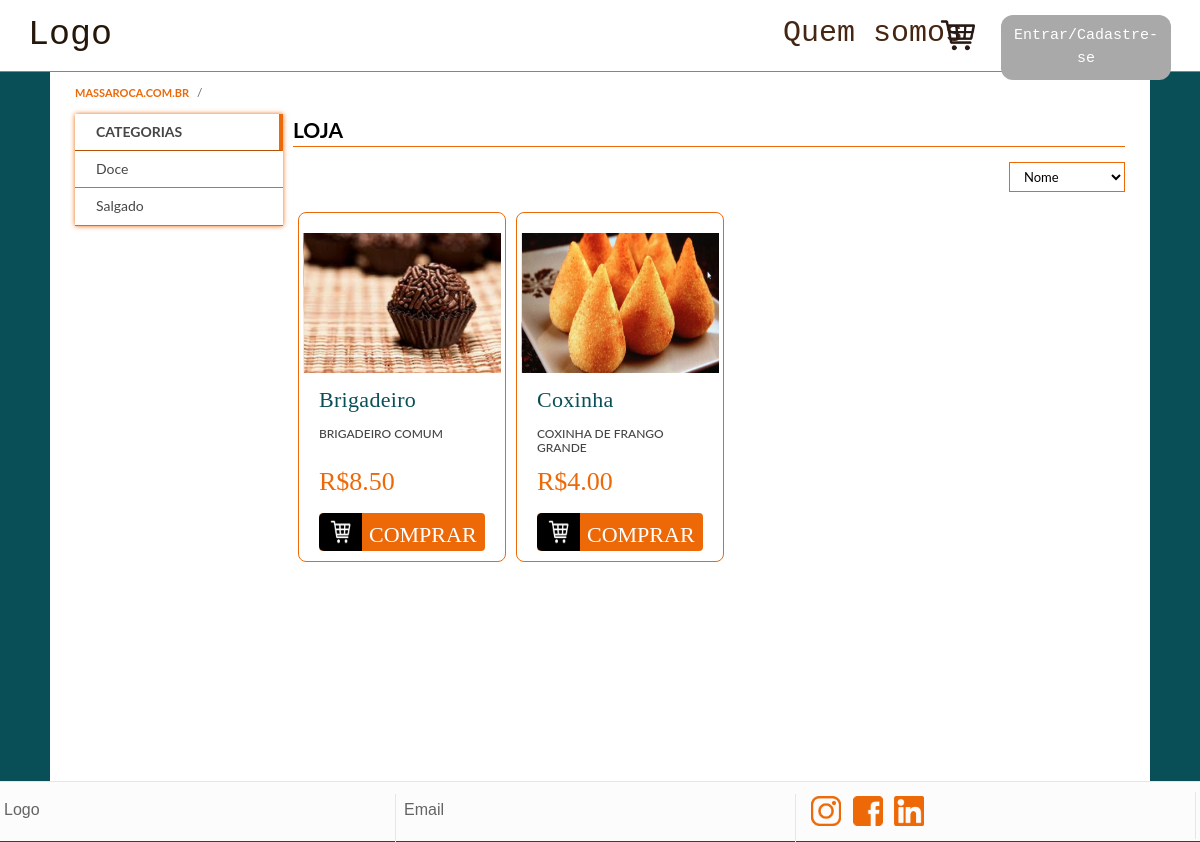
Before: /loja/ with the older database file.
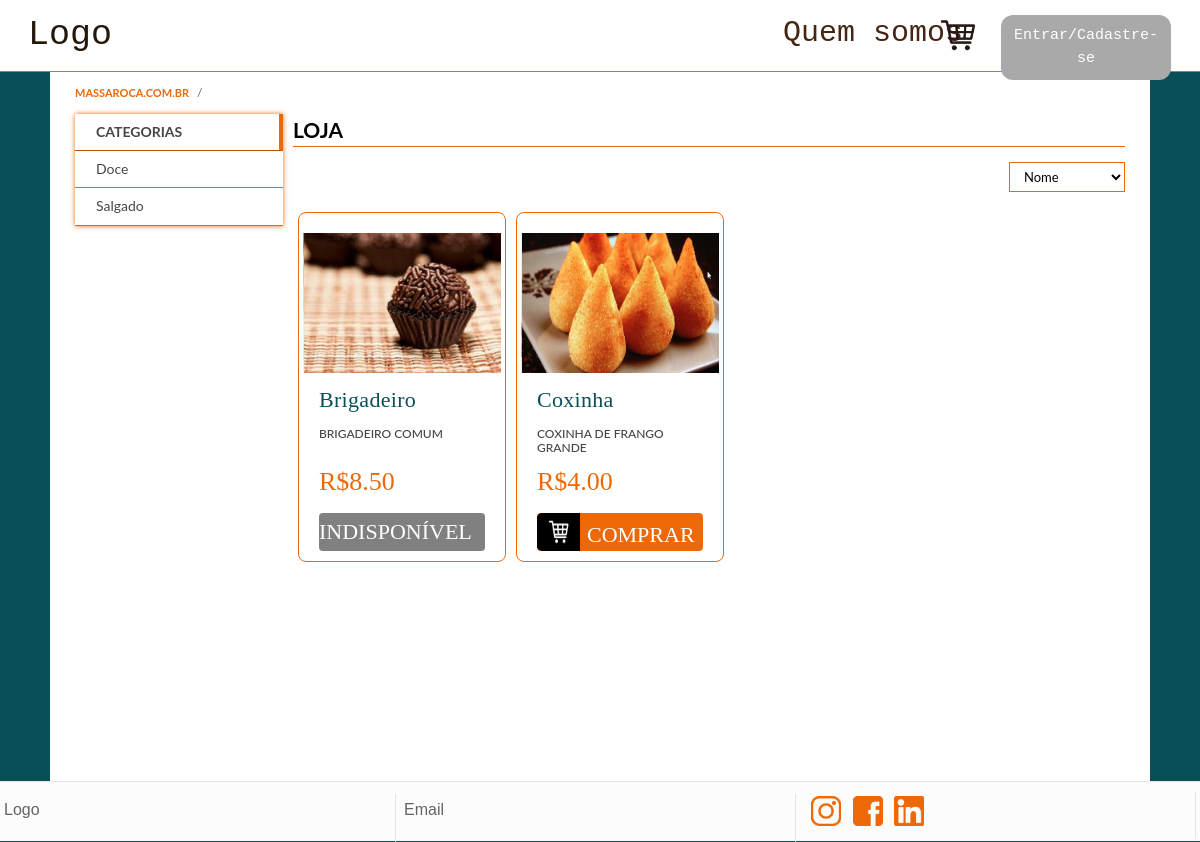
After: the same page with the newer database file.
### loja/models.py (models this page shows, shortened)
class Produtos(models.Model):
    disponivel_escolha = [
    ('Sim','Sim'),
    ('Não','Não'),
    ]
    Nome = models.CharField(max_length=128)
    Categoriateste = models.ForeignKey(Categorias ,on_delete=models.CASCADE, default=0)
    Descrição = models.CharField(max_length=1024)
    Fotos = models.ImageField(upload_to='loja/static/produtos/fotos/')
    Fotos_2 = models.ImageField(upload_to='loja/static/produtos/fotos/')
    Preço = models.DecimalField(max_digits=10, decimal_places=2)
    Disponivel = models.CharField(max_length=8,choices=disponivel_escolha, default='Sim')

### loja/views.py (the view)
# urls.py: path("loja/", views.loja_principal, name="loja"),
def loja_principal(request, ordem="Nome"):
    try:
        produtos = Produtos.objects.order_by(ordem)
        categorias = Categorias.objects.all()
    except KeyError:
        return render(request, "loja/erro.html")
    context = {
        "produtos": produtos,
        "categorias": categorias,
        "log": request.user.is_authenticated,
        "username": request.user
    }
    return render(request, "loja/loja.html", context)

### loja/models.py (called while the page is built)
    def __str__(self):
        return self.Nome

### loja/templates/loja/loja.html (shortened to what this page needs)
{% extends "loja/layout.html" %}
{% load static %}
{% block body %}
    <div class="pre blocos" style="min-height:0;">
        <ul class="local">
            <li><a class="local_item" href="{% url 'index' %}"><strong>massaroca.com.br</strong></a></li>
        </ul>
    </div>
    <div class="blocos">
        <div class="principal">
            <div class="ferramentas">
                <div class="titulo">
                    {% if cat == None %}
                    Loja
                    {% else %}
                    {{ cat }}
                    {% endif %}
                </div>
                <div class="ordenar">
                    <select id="ordem" onchange="location = this.value;" class="escolher-ordem" data-role="sorter">
                        <option value="{% url 'loja_ordem' 'Nome' %}">Nome</option>
                    </select>
                </div>
            </div>
                <div class="conteudo">
                    <div class="produtos">
                        {% for produto in produtos %}
                        <li>
                            <div class="prod">
                                {% if cat == None %}
                                <img src="../{{produto.Fotos.url|slice:'5:'}}" alt="produto" class="produto_foto_top"/>
                                {% else %}
                                <img src="../../{{produto.Fotos.url|slice:'5:'}}" alt="produto" class="produto_foto_top"/>
                                <img src="../../{{produto.Fotos_2.url|slice:'5:'}}" alt="produto" class="produto_foto_bottom"/>
                                {% endif %}
                                <div class="produto_texto">
                                    <h2 class="produto_titulo"><a class="redir_item" href="{% url 'produto' produto.id %}">{{produto.Nome}}</a></h2>
                                    <h3 class="produto_desc">{{produto.Descrição}}</h3>
                                    <div class="produto_preço">R${{produto.Preço}}</div>
                                {% if produto.Disponivel == "Sim" %}
                                    <a href="{% url 'produto' produto.id %}" class="comprar">
                                        <span id="before">
                                            <img src="{% static '/images/shop-branco.png' %}" alt="Carrinho" class="compras">
                                        </span>
                                        <span class="botao_comprar">
                                            COMPRAR
                                        </span>
                                    </a>
                                {% else %}
                                <span class="indisponivel">INDISPONÍVEL</span>
                                {% endif %}
                                </div>
                            </div>
                        </li>
                        {% endfor %}
                    </div>
                </div>
            </div>
        <div class="barracategoria">
                <div class="categorias">
                    <ol>
                        <li class="item" style="cursor: auto; border-right:4px solid #ED6908; border-bottom: 1px solid #b55107;"><strong>CATEGORIAS</strong></li>
                        {% for categoria in categorias %}
                        <li class="item">
                            <a class="redir" href="{% url 'categoria' categoria %}">{{ categoria }}</a>
                        </li>
                        {% endfor %}
                    </ol>
            </div>
        </div>
    </div>
{% endblock %}

Changed rows visible on the page:
changed Produtos "Brigadeiro": Disponivel: picture removed; Disponivel "COMPRAR" → "INDISPONÍVEL"
